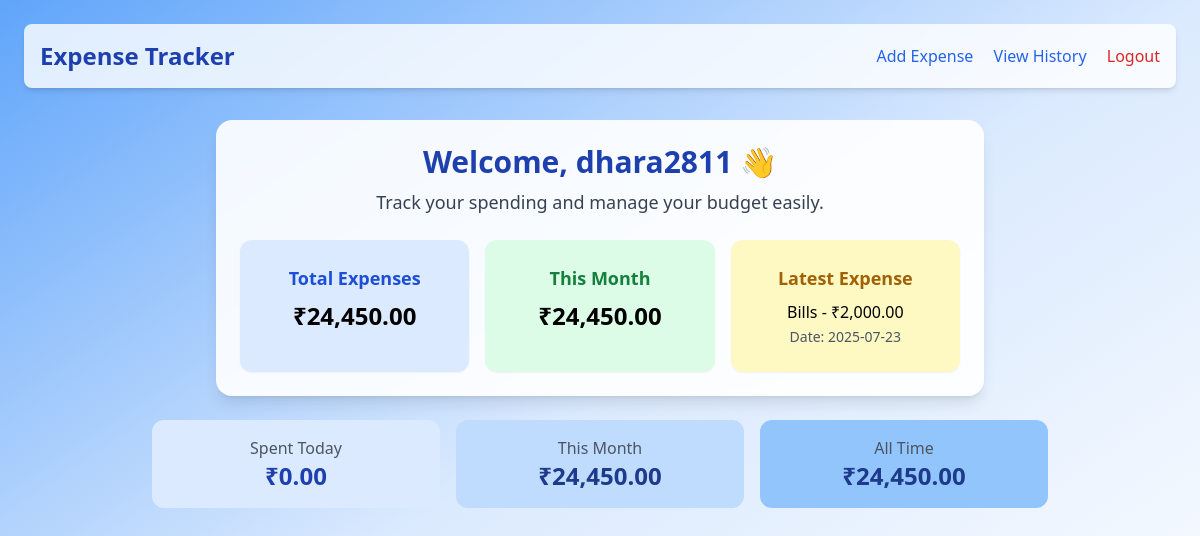
Screenshot of /index.php (signed in) with the database file from the repository.
### tables this page shows
CREATE TABLE `expenses` (
  `id` int(11) NOT NULL,
  `user_id` int(11) NOT NULL,
  `title` varchar(100) NOT NULL,
  `amount` decimal(10,2) NOT NULL,
  `category` varchar(50) NOT NULL,
  `expense_date` date NOT NULL,
  `date` date NOT NULL,
  `description` text DEFAULT NULL,
  `created_at` timestamp NOT NULL DEFAULT current_timestamp()
);

### index.php (the view, shortened to what this page needs)
<?php
include 'db.php';
$username = $_SESSION['username'];
$user_id = $_SESSION['user_id'];
$today = date("Y-m-d");
$stmt = $conn->prepare("SELECT SUM(amount) FROM expenses WHERE user_id = ? AND date = ?");
$stmt->bind_param("is", $user_id, $today);
$stmt->execute();
$stmt->bind_result($total_today);
$month = date("Y-m");
$stmt = $conn->prepare("SELECT SUM(amount) FROM expenses WHERE user_id = ? AND DATE_FORMAT(date, '%Y-%m') = ?");
$stmt->bind_param("is", $user_id, $month);
$stmt->execute();
$stmt->bind_result($total_month);
$stmt = $conn->prepare("SELECT SUM(amount) FROM expenses WHERE user_id = ?");
$stmt->bind_param("i", $user_id);
$stmt->execute();
$stmt->bind_result($total_all);
$stmt = $conn->prepare("SELECT category, amount, date FROM expenses WHERE user_id = ? ORDER BY date DESC, id DESC LIMIT 1");
$stmt->bind_param("i", $user_id);
$stmt->execute();
$stmt->bind_result($latest_category, $latest_amount, $latest_date);
$has_latest = $stmt->fetch();
?>
<!DOCTYPE html>
<html lang="en">
<head>
    <script src="https://cdn.tailwindcss.com"></script>
</head>
<body class="bg-gradient-to-br from-blue-400 via-blue-100 to-white min-h-screen p-6">
    <nav class="flex flex-col md:flex-row justify-between items-center mb-8 bg-white/80 p-4 rounded-lg shadow-md backdrop-blur-sm">
        <h1 class="text-2xl font-bold text-blue-800">Expense Tracker</h1>
        <div class="space-x-4 mt-2 md:mt-0">
            <a href="add_expense.php" class="text-blue-600 font-medium hover:underline">Add Expense</a>
            <a href="view_expenses.php" class="text-blue-600 font-medium hover:underline">View History</a>
            <a href="logout.php" class="text-red-600 font-medium hover:underline">Logout</a>
        </div>
    </nav>
    <div class="bg-white/90 rounded-2xl p-6 shadow-lg max-w-3xl mx-auto text-center backdrop-blur-sm">
        <h1 class="text-3xl font-bold text-blue-800 mb-2">Welcome, <?php echo htmlspecialchars($username); ?> 👋</h1>
        <p class="text-lg text-gray-700 mb-6">Track your spending and manage your budget easily.</p>
        <div class="grid grid-cols-1 md:grid-cols-3 gap-4">
            <div class="bg-blue-100 p-6 rounded-xl shadow-sm">
                <h3 class="text-lg font-semibold text-blue-700">Total Expenses</h3>
                <p class="text-2xl mt-2 font-bold">₹<?= number_format($total_all ?? 0, 2) ?></p>
            </div>
            <div class="bg-green-100 p-6 rounded-xl shadow-sm">
                <h3 class="text-lg font-semibold text-green-700">This Month</h3>
                <p class="text-2xl mt-2 font-bold">₹<?= number_format($total_month ?? 0, 2) ?></p>
            </div>
            <div class="bg-yellow-100 p-6 rounded-xl shadow-sm">
                <h3 class="text-lg font-semibold text-yellow-700">Latest Expense</h3>
                <p class="text-md mt-2">
                    <?php
                    if ($has_latest) {
                        echo htmlspecialchars($latest_category) . ' - ₹' . number_format($latest_amount, 2);
                        echo "<br><span class='text-sm text-gray-600'>Date: " . htmlspecialchars($latest_date) . "</span>";
                    } else {
                        echo "No recent expenses";
                    }
                    ?>
                </p>
            </div>
        </div>
    </div>
    <div class="grid grid-cols-1 md:grid-cols-3 gap-4 mt-6 max-w-4xl mx-auto">
        <div class="bg-blue-100 p-4 rounded-xl text-center">
            <p class="text-gray-600">Spent Today</p>
            <p class="text-2xl font-bold text-blue-800">₹<?= number_format($total_today ?? 0, 2) ?></p>
        </div>
        <div class="bg-blue-200 p-4 rounded-xl text-center">
            <p class="text-gray-600">This Month</p>
            <p class="text-2xl font-bold text-blue-900">₹<?= number_format($total_month ?? 0, 2) ?></p>
        </div>
        <div class="bg-blue-300 p-4 rounded-xl text-center">
            <p class="text-gray-600">All Time</p>
            <p class="text-2xl font-bold text-blue-900">₹<?= number_format($total_all ?? 0, 2) ?></p>
        </div>
    </div>
</body>
</html>

### rows the page displays
expenses: category "Bills", amount "2,000.00", date "2025-07-23"

### other values shown
$username "dhara2811"
$total_all "24,450.00"
$total_month "24,450.00"
$total_today "0.00"
